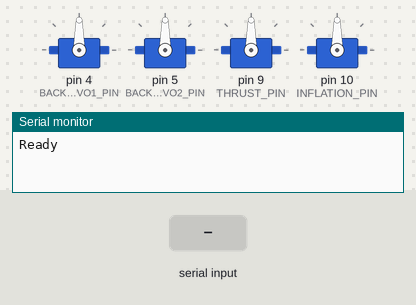
A sketch run on a simulated Arduino Uno, built with avr-gcc and run on an emulated ATmega328P. On the bench: 4 × servo, the last lines printed to the serial monitor. Inputs (shaded band) come from the test bench.

Above: at 1.2 s.
1.3 s: "T90\n" received over the second serial link
At 1.8 s:
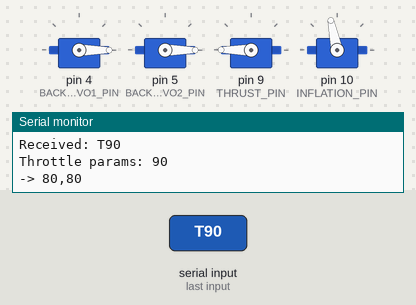
2.8 s: "T,45\n" received over the second serial link
At 4.0 s:
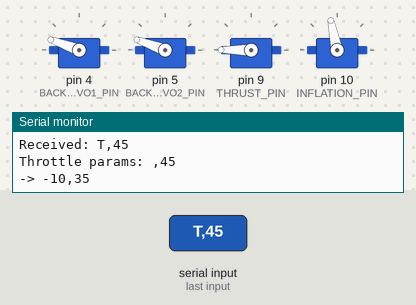
4.3 s: "T" received over the second serial link
At 5.3 s:
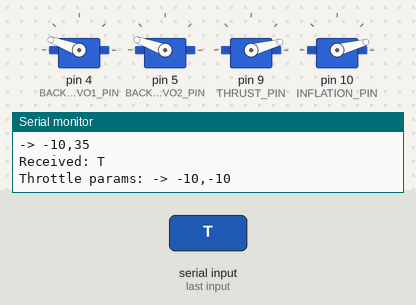
Timing chart, 0 to 7.3 s (numbered marks = the images above; inputs shaded):
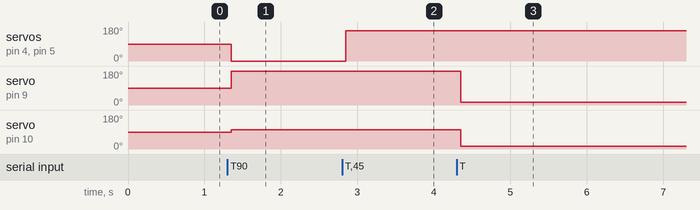

Measured:
- after the input at 1.3 s, servo on pin 4 (BACKSERVO1_PIN), servo on pin 5 (BACKSERVO2_PIN): 90° → 0° after 0.05 s; servo on pin 9 (THRUST_PIN): 90° → 180° after 0.05 s; servo on pin 10 (INFLATION_PIN): 90° → 102° after 0.05 s
- after the input at 2.8 s, servo on pin 4 (BACKSERVO1_PIN), servo on pin 5 (BACKSERVO2_PIN): 0° → 160° after 0.05 s
- after the input at 4.3 s, servo on pin 9 (THRUST_PIN): 180° → 15° after 0.05 s; servo on pin 10 (INFLATION_PIN): 102° → 15° after 0.05 s

The sketch:

Hovercraft.ino
```cpp
#include <SoftwareSerial.h>
#include <Servo.h>

// servo circuit reference: http://www.ibrahimlabs.com/2013/08/how-to-interface-servo-motor-with-pic.html
// -> Brown to ground, red to VCC (or nothing if independently powered), orange to data
// servo code reference: https://www.arduino.cc/en/Tutorial/Knob
// Electronic Speed Control (ESC) code based on http://www.instructables.com/id/ESC-Programming-on-Arduino-Hobbyking-ESC/
// ESC has a regulated 5v~ output for standard receivers. Use that as the power jump to the servo.
// PWM pin reference: https://www.arduino.cc/reference/en/language/functions/analog-io/analogwrite/


// Pin 2 --> Bluetooth TX
// Pin 3 --> Bluetooth RX
SoftwareSerial btModule(2, 3);

Servo backServo1;
Servo backServo2;
const int BACKSERVO1_PIN = 4;
const int BACKSERVO2_PIN = 5;

Servo thrustMotor, inflationMotor;
const int THRUST_PIN = 9;
const int INFLATION_PIN = 10;

//bool notPressed = true; //change when analog stick value has changed from 0

#define CONNECTION_RATE 9600 //rate of servant module

const String numberAlphabet = "abCdEFghIJ";

void setup() {
  Serial.begin(38400);
  btModule.begin(CONNECTION_RATE);

  backServo1.attach(BACKSERVO1_PIN);
  backServo2.attach(BACKSERVO2_PIN);

  thrustMotor.attach(THRUST_PIN);
  inflationMotor.attach(INFLATION_PIN);

  Serial.println("Ready");
}

String readModule(){
  String s = "";
  if(btModule.available()){

    delay(50); //wait for message to fully transmit
    while(btModule.available() > 0){
      s += (char)btModule.read();
    }
    Serial.println("Received: " + s);
  }
  return s;
}

//decode string from scrambled alphabet to regular numbers
String decodeNumbers(String input){
  String s = "";
  const int len = input.length();
  for(int i = 0; i < len; ++i){
    char currentChar = input.charAt(i);
    int index = numberAlphabet.indexOf(currentChar);
    //  convert input to numbers
    if(index > -1){
      currentChar = (char)index + '0';
    }
    s += currentChar;
  }
  return s;
}

void handleThrottle(String input){
  input = decodeNumbers(input);
  int commaIndex = input.indexOf(',');
  //x: -10 is left, 10 is right
  //y: 10 is up, -10 is down
  int x = input.substring(0, commaIndex).toInt() - 10;
  int y = input.substring(commaIndex+1).toInt() - 10;
  int thrust = map(y, 0, 10, 750, 1500);

  int mapX = map(x, -10, 10, 20, 160);
  backServo1.write(180 - mapX); //fixed servo directions.
  backServo2.write(180 - mapX);

  if(y > 0){
    inflationMotor.writeMicroseconds(1600);
    thrustMotor.writeMicroseconds(thrust);
  }else if(y < 0){
    inflationMotor.writeMicroseconds(700);
    thrustMotor.writeMicroseconds(700);
  } else {
    inflationMotor.writeMicroseconds(700);
    thrustMotor.writeMicroseconds(750);
  }


  Serial.println("Throttle params: " + input + "-> " + x + "," + y);
}

String input;
void loop() {
  input = readModule();

  if(input.length() > 0){
    if(input.charAt(0) == 'T'){ //throttle handling message
      handleThrottle(input.substring(1));
    }
  }

  // input independent code goes here

}
```
